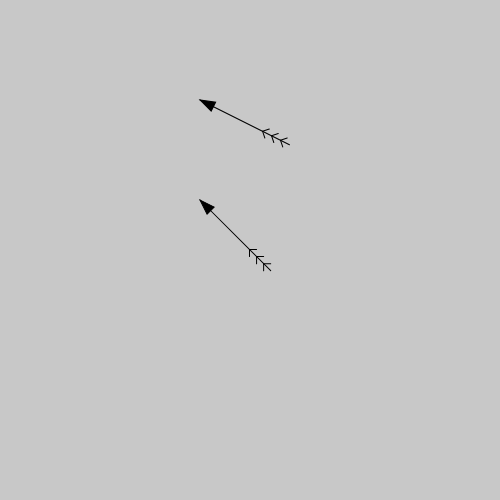
Frame 1 (no input)
Frame 60 (no input): identical to frame 1, image omitted
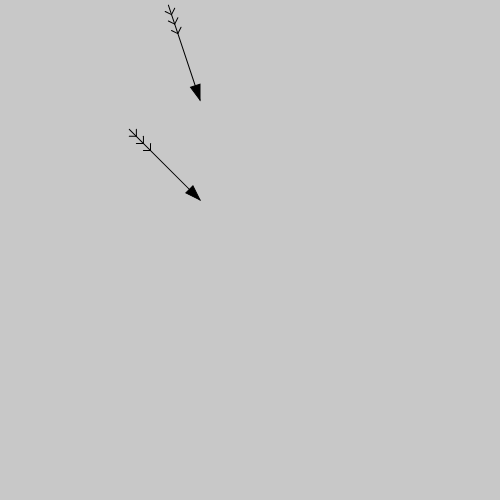
Frame 120 (the mouse pressed at the canvas centre since frame 60)

The p5.js sketch that drew these frames (run headless with seeded random() and noise() and a simulated clock; from frame 60 on, the mouse is pressed at the canvas centre):

// p5.js sketch
// ── sketch.js
function Arrow (x, y, size) {
  this.x = x;
  this.y = y;
  this.size = size;
  this.draw = function () {
    push();
    translate(this.x, this.y);
    rotate(this.getAngle());
    fill(0);
    line(0, 0, this.size, 0);
    var tSize = this.size * 0.15;
    triangle(0, 0, tSize, tSize/3, tSize, -tSize/3);
    // feathers

    var fPosPct = 0.7;
    var fSize = this.size * 0.05;
    for (var i = 0; i < 3; i++) {
      var fPos = this.size*fPosPct;
      line (fPos, 0, fPos+fSize,  fSize);
      line (fPos, 0, fPos+fSize, -fSize);
      fPosPct += 0.1;
    }
    pop();
  };

  this.getAngle = function () {
    var dx = this.x - mouseX;
    var dy = this.y - mouseY;
    var angleInRad = Math.atan2(dy, dx);
    return angleInRad;
  }
}

var arrow1;
var arrow2;

function setup() {
  createCanvas(500, 500);
  arrow1 = new Arrow(200, 100, 100);
  arrow2 = new Arrow(200, 200, 100);
}

function draw() {
  background(200);
  arrow1.draw();
  arrow2.draw();
}
